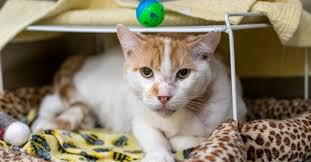
#> input picture data/raw/Cat/cat_103.jpg, 311 x 162 px; its folder holds 3 pictures in this run
$ python prepare_data.py
#> lines starting #> are read from the running program, lines starting #| are printed output that depends on the picture
import os
import random
import shutil
from pathlib import Path
from PIL import Image, UnidentifiedImageError


BASE_DIR = Path(__file__).resolve().parent.parent
RAW_DIR = BASE_DIR / "data" / "raw"
PROCESSED_DIR = BASE_DIR / "data" / "processed"

IMAGE_SIZE = (224, 224)
TRAIN_RATIO = 0.80
VAL_RATIO = 0.10
TEST_RATIO = 0.10

# For faster assignment execution, you can keep 1000 or 2000.
# Set to None if you want to use all images.
MAX_IMAGES_PER_CLASS = 1000

CLASSES = {
    "cat": ["Cat", "cat", "cats", "PetImages/Cat"],
    "dog": ["Dog", "dog", "dogs", "PetImages/Dog"]
}


def find_class_folder(class_variants):
    for folder in class_variants:
        path = RAW_DIR / folder
        if path.exists() and path.is_dir():
            return path
    return None


def clean_processed_dir():
    if PROCESSED_DIR.exists():
        shutil.rmtree(PROCESSED_DIR)

    for split in ["train", "val", "test"]:
        for class_name in CLASSES.keys():
            folder = PROCESSED_DIR / split / class_name
            folder.mkdir(parents=True, exist_ok=True)


def is_image_file(file_path):
    return file_path.suffix.lower() in [".jpg", ".jpeg", ".png"]


def preprocess_and_save_image(src_path, dest_path):
    try:
        with Image.open(src_path) as img:
#> img is the input picture: PIL image 311x162 RGB; mean R, G, B 137.3, 126.7, 106.3
            img = img.convert("RGB")
            img = img.resize(IMAGE_SIZE)
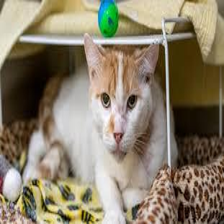
#> img: PIL image 224x224 RGB; mean R, G, B 137.3, 126.7, 106.3
            img.save(dest_path, format="JPEG", quality=95)
        return True
    except (UnidentifiedImageError, OSError, ValueError):
        return False


def split_files(files):
    random.shuffle(files)

    total = len(files)
    train_end = int(total * TRAIN_RATIO)
    val_end = train_end + int(total * VAL_RATIO)

    train_files = files[:train_end]
    val_files = files[train_end:val_end]
    test_files = files[val_end:]

    return train_files, val_files, test_files


def process_class(class_name, source_folder):
    image_files = [f for f in source_folder.iterdir() if f.is_file() and is_image_file(f)]

    if MAX_IMAGES_PER_CLASS is not None:
        image_files = image_files[:MAX_IMAGES_PER_CLASS]

    train_files, val_files, test_files = split_files(image_files)

    split_map = {
        "train": train_files,
        "val": val_files,
        "test": test_files
    }

    success_count = 0
    failed_count = 0

    for split_name, files in split_map.items():
        for idx, file_path in enumerate(files):
            output_name = f"{class_name}_{idx}.jpg"
            output_path = PROCESSED_DIR / split_name / class_name / output_name

            if preprocess_and_save_image(file_path, output_path):
                success_count += 1
            else:
                failed_count += 1

    print(f"{class_name.upper()} completed")
    print(f"Successful images: {success_count}")
    print(f"Failed/corrupt images skipped: {failed_count}")


def print_summary():
    print("\nProcessed Dataset Summary")
    print("-" * 40)

    for split in ["train", "val", "test"]:
        for class_name in CLASSES.keys():
            folder = PROCESSED_DIR / split / class_name
            count = len(list(folder.glob("*.jpg")))
            print(f"{split}/{class_name}: {count}")


def main():
    random.seed(42)

    print("Raw data folder:", RAW_DIR)
    print("Processed data folder:", PROCESSED_DIR)

    clean_processed_dir()

    for class_name, variants in CLASSES.items():
        source_folder = find_class_folder(variants)

        if source_folder is None:
            raise FileNotFoundError(
                f"Could not find folder for class '{class_name}'. "
                f"Expected one of these under data/raw: {variants}"
            )

        print(f"\nProcessing {class_name} images from: {source_folder}")
        process_class(class_name, source_folder)

    print_summary()


if __name__ == "__main__":
    main()
